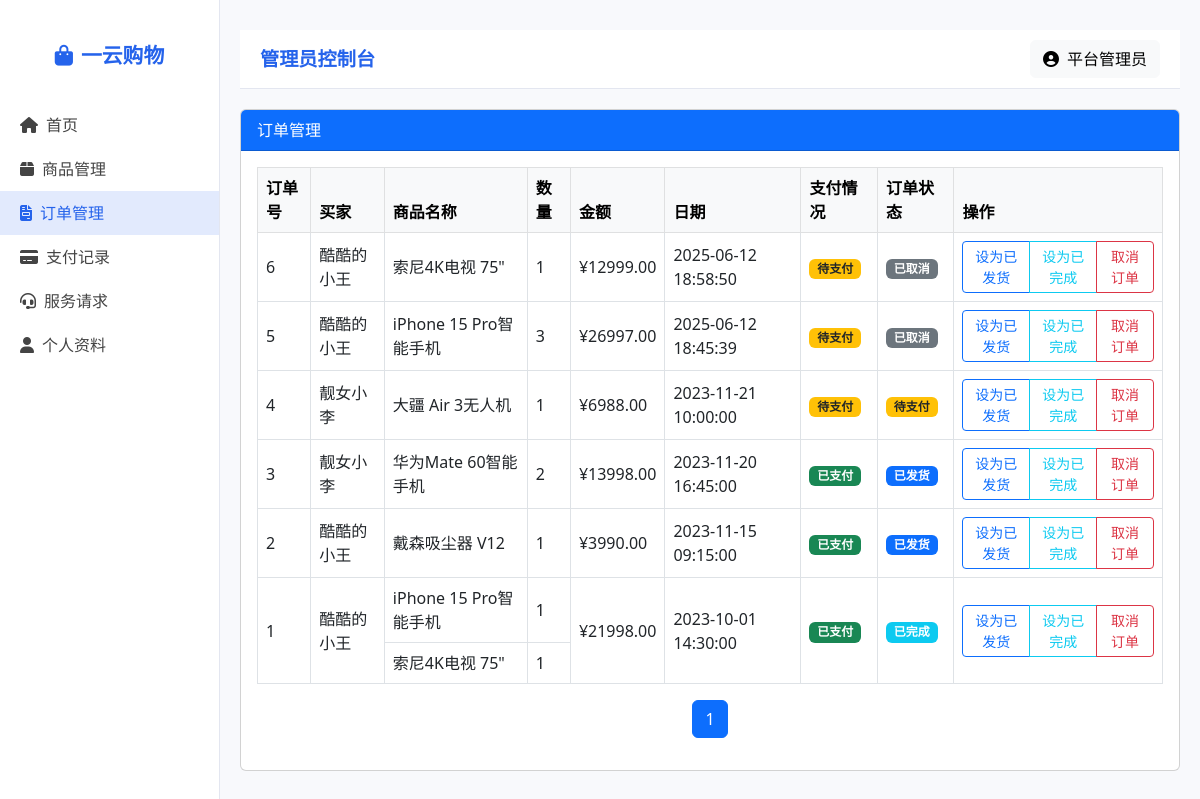
The page /phpdesign/orders.php (signed in) on the database its author committed.
### tables this page shows
CREATE TABLE `order_details`  (
  `id` int(11) NOT NULL AUTO_INCREMENT,
  `order_id` int(11) NOT NULL,
  `product_id` int(11) NOT NULL,
  `quantity` int(11) NOT NULL,
  `price` decimal(10, 2) NOT NULL,
  PRIMARY KEY (`id`) USING BTREE,
  INDEX `order_id`(`order_id`) USING BTREE,
  INDEX `product_id`(`product_id`) USING BTREE
);

CREATE TABLE `orders`  (
  `id` int(11) NOT NULL AUTO_INCREMENT,
  `user_id` int(11) NOT NULL,
  `total` decimal(10, 2) NOT NULL,
  `status` enum('pending','paid','shipped','completed','cancelled') NULL DEFAULT 'pending',
  `created_at` timestamp NOT NULL DEFAULT CURRENT_TIMESTAMP,
  PRIMARY KEY (`id`) USING BTREE,
  INDEX `user_id`(`user_id`) USING BTREE
);

CREATE TABLE `users`  (
  `id` int(11) NOT NULL AUTO_INCREMENT,
  `username` varchar(50) NOT NULL,
  `password` varchar(50) NOT NULL,
  `phone` varchar(20) NOT NULL,
  `role` enum('admin','seller','user') NOT NULL DEFAULT 'user',
  `created_at` timestamp NOT NULL DEFAULT CURRENT_TIMESTAMP,
  PRIMARY KEY (`id`) USING BTREE,
  UNIQUE INDEX `phone`(`phone`) USING BTREE
);

CREATE TABLE `products`  (
  `id` int(11) NOT NULL AUTO_INCREMENT,
  `seller_id` int(11) NOT NULL,
  `name` varchar(100) NOT NULL,
  `description` text NULL,
  `price` decimal(10, 2) NOT NULL,
  `stock` int(11) NOT NULL DEFAULT 0,
  `created_at` timestamp NOT NULL DEFAULT CURRENT_TIMESTAMP,
  `category_id` int(11) NULL DEFAULT NULL,
  `audit_status` enum('pending','approved','rejected') NULL DEFAULT 'pending',
  `image_url` varchar(255) NULL DEFAULT NULL,
  PRIMARY KEY (`id`) USING BTREE,
  INDEX `seller_id`(`seller_id`) USING BTREE,
  INDEX `category_id`(`category_id`) USING BTREE
);

### phpdesign/orders.php (the view, shortened to what this page needs)
<?php
$user_id = $_SESSION['user_id'];
$role = $_SESSION['role'] ?? 'user';
include 'header.php';
$page = max(1, intval($_GET['page'] ?? 1));
$pageSize = 10;
$offset = ($page - 1) * $pageSize;
if ($role === 'admin') {
    $total = $pdo->query("SELECT COUNT(*) FROM orders")->fetchColumn();
} else {
    $stmt = $pdo->prepare("SELECT COUNT(*) FROM orders WHERE user_id = ?");
    $stmt->execute([$user_id]);
    $total = $stmt->fetchColumn();
}
if ($role === 'admin') {
    $sql = "SELECT o.*, u.username, p.status AS pay_status
            FROM orders o
            JOIN users u ON o.user_id = u.id
            LEFT JOIN payments p ON p.order_id = o.id
            ORDER BY o.created_at DESC LIMIT $offset, $pageSize";
    $stmt = $pdo->query($sql);
}
$orders = $stmt->fetchAll(PDO::FETCH_ASSOC);
$orderIds = array_column($orders, 'id');
$orderDetails = [];
if ($orderIds) {
    $in = implode(',', array_map('intval', $orderIds));
    $detailsStmt = $pdo->query("SELECT od.*, p.name FROM order_details od JOIN products p ON od.product_id = p.id WHERE od.order_id IN ($in)");
    foreach ($detailsStmt as $row) {
        $orderDetails[$row['order_id']][] = $row;
    }
}
?>
<div class="col-12">
    <div class="card">
        <div class="card-header bg-primary text-white">订单管理</div>
        <div class="card-body">
            <table class="table table-bordered table-hover align-middle">
                <thead class="table-light">
                    <tr>
                        <th>订单号</th>
                        <?php if ($role === 'admin' || $role === 'seller'): ?>
                        <th>买家</th>
                        <?php endif; ?>
                        <th>商品名称</th>
                        <th>数量</th>
                        <th>金额</th>
                        <th>日期</th>
                        <th>支付情况</th>
                        <th>订单状态</th>
                        <th>操作</th>
                    </tr>
                </thead>
                <tbody>
                    <?php if (count($orders) > 0): ?>
                        <?php foreach ($orders as $order): ?>
                        <?php
                        $details = $orderDetails[$order['id']] ?? [];
                        $first = true;
                        foreach ($details as $d):
                        ?>
                        <tr>
                            <?php if ($first): ?>
                            <td rowspan="<?= count($details) ?>"><?= $order['id'] ?></td>
                            <?php if ($role === 'admin' || $role === 'seller'): ?>
                            <td rowspan="<?= count($details) ?>"><?= htmlspecialchars($order['username'] ?? '') ?></td>
                            <?php endif; ?>
                            <?php endif; ?>
                            <td><?= htmlspecialchars($d['name']) ?></td>
                            <td><?= $d['quantity'] ?></td>
                            <?php if ($first): ?>
                            <td rowspan="<?= count($details) ?>">¥<?= $order['total'] ?></td>
                            <td rowspan="<?= count($details) ?>"><?= $order['created_at'] ?></td>
                            <td rowspan="<?= count($details) ?>">
                                <?php
                                if ($order['pay_status'] === 'success') {
                                    echo '<span class="badge bg-success">已支付</span>';
                                } elseif ($order['pay_status'] === 'pending' || $order['pay_status'] === null) {
                                    echo '<span class="badge bg-warning text-dark">待支付</span>';
                                } elseif ($order['pay_status'] === 'failed') {
                                    echo '<span class="badge bg-danger">支付失败</span>';
                                } else {
                                    echo '<span class="badge bg-secondary">未知</span>';
                                }
                                ?>
                            </td>
                            <td rowspan="<?= count($details) ?>">
                                <?php
                                $statusMap = [
                                    'pending' => ['text' => '待支付', 'class' => 'bg-warning text-dark'],
                                    'paid' => ['text' => '已支付', 'class' => 'bg-success'],
                                    'shipped' => ['text' => '已发货', 'class' => 'bg-primary'],
                                    'completed' => ['text' => '已完成', 'class' => 'bg-info'],
                                    'cancelled' => ['text' => '已取消', 'class' => 'bg-secondary'],
                                ];
                                $s = $order['status'];
                                $map = $statusMap[$s] ?? ['text' => $s, 'class' => 'bg-light'];
                                echo '<span class="badge ' . $map['class'] . '">' . $map['text'] . '</span>';
                                ?>
                            </td>
                            <td rowspan="<?= count($details) ?>">
                                <?php if ($role === 'user'): ?>
                                    <?php if ($order['pay_status'] === 'success'): ?>
                                        <a href="customer_service.php?type=refund&order_id=<?= $order['id'] ?>" class="btn btn-sm btn-outline-danger">申请退款</a>
                                    <?php elseif ($order['pay_status'] === 'pending' || $order['pay_status'] === null): ?>
                                        <a href="payments.php?order_id=<?= $order['id'] ?>" class="btn btn-sm btn-outline-primary">去支付</a>
                                    <?php endif; ?>
                                <?php elseif ($role === 'admin'): ?>
                                    <div class="btn-group btn-group-sm" role="group">
                                        <a href="orders.php?action=shipped&order_id=<?= $order['id'] ?>" class="btn btn-outline-primary" onclick="return confirm('确认设为已发货？')">设为已发货</a>
                                        <a href="orders.php?action=completed&order_id=<?= $order['id'] ?>" class="btn btn-outline-info" onclick="return confirm('确认设为已完成？')">设为已完成</a>
                                        <a href="orders.php?action=cancelled&order_id=<?= $order['id'] ?>" class="btn btn-outline-danger" onclick="return confirm('确认取消订单？')">取消订单</a>
                                    </div>
                                <?php endif; ?>
                            </td>
                            <?php endif; ?>
                        </tr>
                        <?php $first = false; endforeach; ?>
                        <?php endforeach; ?>
                    <?php else: ?>
                        <tr><td colspan="<?= ($role === 'admin' || $role === 'seller') ? 9 : 8 ?>" class="text-center">暂无订单</td></tr>
                    <?php endif; ?>
                </tbody>
            </table>
            <nav>
                <ul class="pagination justify-content-center">
                    <?php for ($i = 1; $i <= ceil($total / $pageSize); $i++): ?>
                        <li class="page-item<?= $i == $page ? ' active' : '' ?>">
                            <a class="page-link" href="?page=<?= $i ?>"><?= $i ?></a>
                        </li>
                    <?php endfor; ?>
                </ul>
            </nav>
        </div>
    </div>
</div>
<?php include 'footer.php'; ?>

### rows shown on the page
order_details: order "6", product.name "索尼4K电视 75\"", quantity "1", order.total "12999.00", order.created_at "2025-06-12 18:58:50", shows "待支付", order.status "已取消"
users: username "酷酷的小王"
order_details: order "5", product.name "iPhone 15 Pro智能手机", quantity "3", order.total "26997.00", order.created_at "2025-06-12 18:45:39", shows "待支付", order.status "已取消"
order_details: order "4", product.name "大疆 Air 3无人机", quantity "1", order.total "6988.00", order.created_at "2023-11-21 10:00:00", shows "待支付", order.status "待支付"
users: username "靓女小李"
order_details: order "3", product.name "华为Mate 60智能手机", quantity "2", order.total "13998.00", order.created_at "2023-11-20 16:45:00", shows "已支付", order.status "已发货"
order_details: order "2", product.name "戴森吸尘器 V12", quantity "1", order.total "3990.00", order.created_at "2023-11-15 09:15:00", shows "已支付", order.status "已发货"
order_details: order "1", product.name "iPhone 15 Pro智能手机", quantity "1", order.total "21998.00", order.created_at "2023-10-01 14:30:00", shows "已支付", order.status "已完成"
order_details: product.name "索尼4K电视 75\"", quantity "1"

### other values the page prints
$userInfo['username'] "平台管理员"
